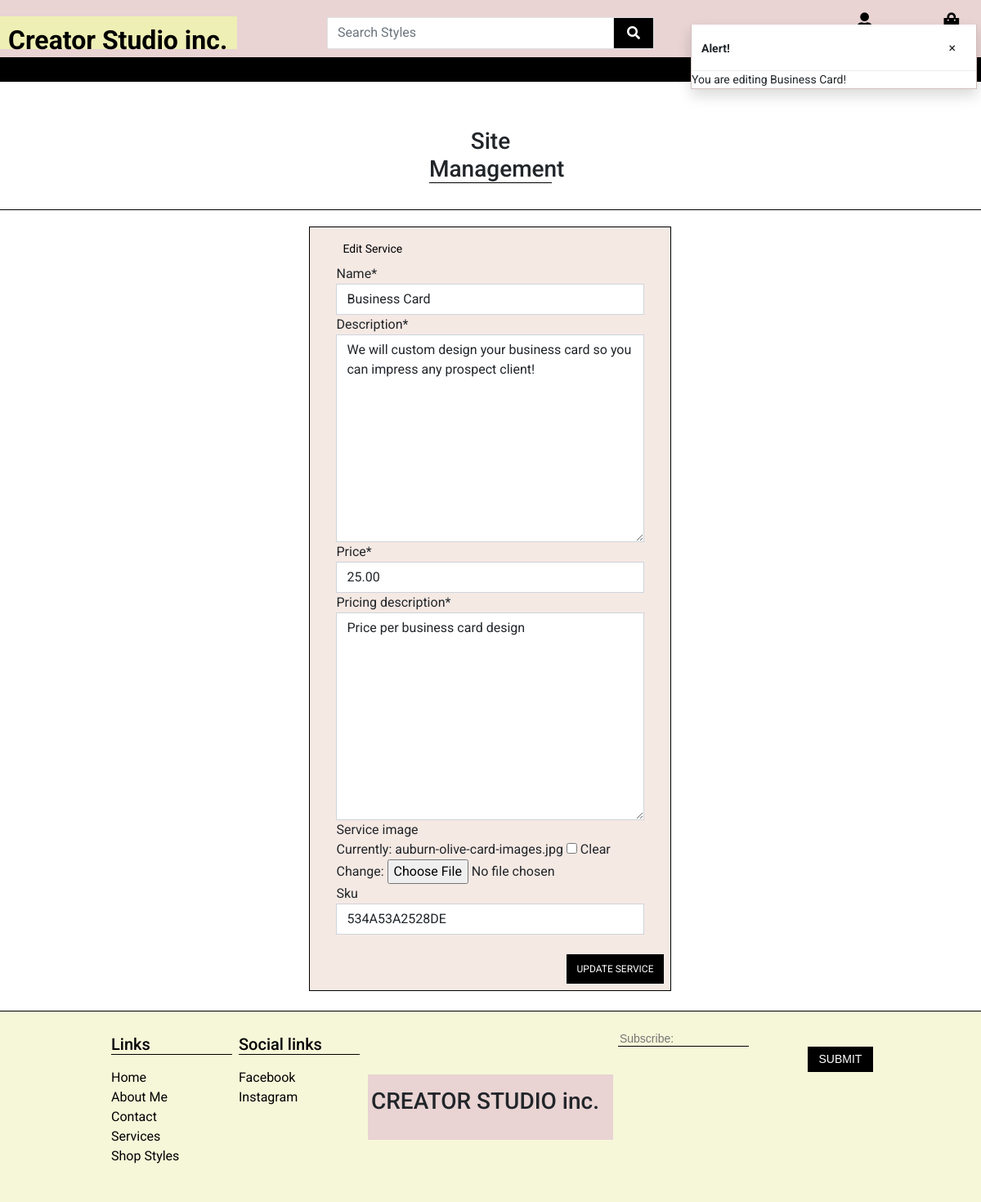
The page /services/edit/3/ (signed in) on the database its author committed.
### services/models.py (models this page shows, shortened)
class Services(models.Model):
    class Meta:
        verbose_name_plural = 'Services'
    name = models.CharField(max_length=254)
    description = models.TextField(max_length=254)
    price = models.DecimalField(max_digits=6, decimal_places=2)
    pricing_description = models.TextField(max_length=254)
    service_image = models.ImageField(null=True, blank=True)
    sku = models.CharField(max_length=254, null=True, blank=True)

### services/views.py (the view)
# urls.py: path('edit/<int:service_id>/', views.edit_service, name='edit_service'),
@login_required
def edit_service(request, service_id):
    if not request.user.is_superuser:
        messages.error(request, 'Sorry, only storeowners can do that!')
        return redirect(reverse('home'))
    service = get_object_or_404(Services, id=service_id)
    if request.method == 'POST':
        form = ServiceForm(request.POST, request.FILES, instance=service)
        if form.is_valid():
            form.save()
            messages.success(request, 'Successfully updated service!')
            return redirect('services')
        else:
            messages.error(request, 'Failed to update product. Please ensure the form is valid.')
    else:
        form = ServiceForm(instance=service)
        messages.info(request, f'You are editing {service.name}!')
    template = 'services/edit_service.html'
    context = {
        'form': form,
        'service': service,
    }
    return render(request, template, context)

### services/forms.py
class ServiceForm(forms.ModelForm):
    class Meta:
        model = Services
        fields = '__all__'
    def __init__(self, *args, **kwargs):
        super().__init__(*args, **kwargs)
        Services.objects.all()
        for field_name, field in self.fields.items():
            field.widget.attrs['class'] = 'border-black rounded-0'

### bag/contexts.py (called while the page is built, shortened)
def bag_contents(request):
    bag_items = []
    total = 0
    product_count = 0
    bag = request.session.get('bag', {})
    grand_total = total
    context = {
        'bag_items': bag_items,
        'total': total,
        'product_count': product_count,
        'grand_total': grand_total,
    }
    return context

### services/templates/services/edit_service.html (shortened to what this page needs)
{% extends 'base.html' %}
{% load static %}
{% load crispy_forms_tags %}
{% block extra_css %}
<link rel="stylesheet" href="{% static 'services/css/services.css' %}">
{% endblock %}
{% block content %}
{% block page_header %}
<div class="container header-container">
</div>
{% endblock %}
<div class="page-header d-flex justify-content-md-center">
    <h3 class="text-center mt-3 underline">Site Management</h3>
</div>
<br>
<div class="line-break"></div>
<div class="container">
    <div class="contact-form row d-flex justify-content-md-center mb-3">
        <div class="col-12 col-md-8 d-flex justify-content-md-center">
            <form action="{% url 'edit_service' service.id %}" method="POST" class="form mb-2 col-pink" enctype="multipart/form-data">
                <fieldset class="rounded px-3 mb-2 me-3 ms-3 py-3">
                    <legend class="fieldset-label small text-black px-2 w-auto">Edit Service</legend>
                        {{ form | crispy }}
                </fieldset>
                <div class="mb-2 me-2 d-flex justify-content-end">
                    <button type="submit" class=" submit btn btn-md rounded-0 text-uppercase py-2">Update Service</button>
                </div>
            </form>
        </div>
    </div>
</div>
{% endblock %}

### static/css/base.css (style rules this page uses)
html { height: 100%; }
body { font-family: Roboto, sans-serif; height: 100%; }
.row { margin: 0; padding: 0; --bs-gutter-x: 0 !important; --bs-gutter-y: 0 !important; }
.page-header { justify-content: center; margin-top: 80px !important; }
.underline { width: 150px; border-bottom: 1px solid black; }
.line-break { border-bottom: 1px solid black; margin-bottom: 20px; }
.submit { background-color: #000; color: #fff; font-size: .75rem; }
a { color: inherit; text-decoration: none; transition: all 0.3s; }
@media (min-width: 1200px) { .container { max-width: 80%; } }
@media (min-width: 992px) { .header-container { padding-top: 30px; } }

### services/static/services/css/services.css (style rules this page uses)
.col-pink { border: 1px solid black; background-color: #F5E9E4 !important; }
.submit { background-color: #000; color: #fff; font-size: .75rem; }

### rows shown on the page
Services: name "Business Card", description "We will custom design your business card so you can impress any prospect client!", price "25.00", pricing_description "Price per business card design", sku "534A53A2528DE"

### other values the page prints
{{ message }} "You are editing Business Card!"
